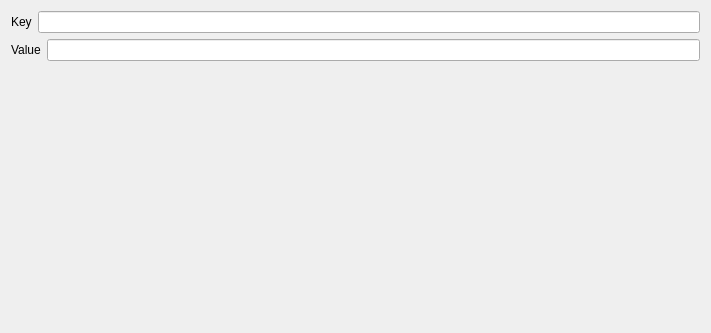
<?xml version="1.0" encoding="UTF-8"?>
<ui version="4.0">
 <class>CreateDictSettingsView</class>
 <widget class="QWidget" name="CreateDictSettingsView">
  <property name="geometry">
   <rect>
    <x>0</x>
    <y>0</y>
    <width>711</width>
    <height>333</height>
   </rect>
  </property>
  <property name="windowTitle">
   <string>Form</string>
  </property>
  <layout class="QVBoxLayout" name="verticalLayout">
   <item>
    <layout class="QHBoxLayout" name="Key_horizontalLayout">
     <item>
      <widget class="QLabel" name="Key_label">
       <property name="text">
        <string>Key</string>
       </property>
      </widget>
     </item>
     <item>
      <widget class="QLineEdit" name="Key_lineedit"/>
     </item>
    </layout>
   </item><item>
    <layout class="QHBoxLayout" name="Value_horizontalLayout">
     <item>
      <widget class="QLabel" name="Value_label">
       <property name="text">
        <string>Value</string>
       </property>
      </widget>
     </item>
     <item>
      <widget class="QLineEdit" name="Value_lineedit"/>
     </item>
    </layout>
   </item>
   <item>
    <spacer name="verticalSpacer">
     <property name="orientation">
      <enum>Qt::Vertical</enum>
     </property>
     <property name="sizeHint" stdset="0">
      <size>
       <width>20</width>
       <height>40</height>
      </size>
     </property>
    </spacer>
   </item>
  </layout>
 </widget>
 <resources>
  <include location="../../../../snooz-toolbox/src/main/python/ui/themes/themes.qrc"/>
 </resources>
 <connections/>
 </ui>
